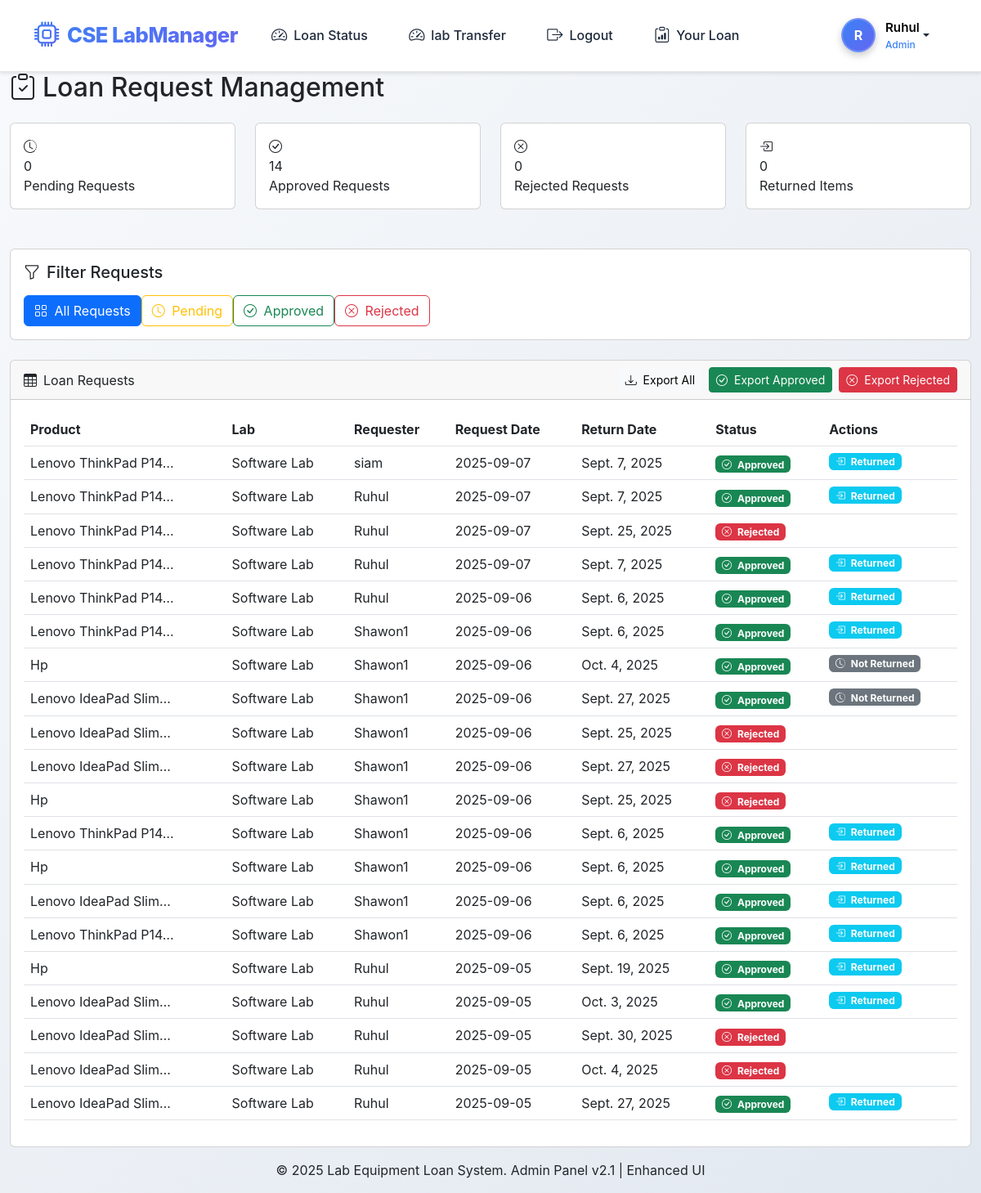
/approve/loan/ (signed in), run on an earlier commit of the app's database.
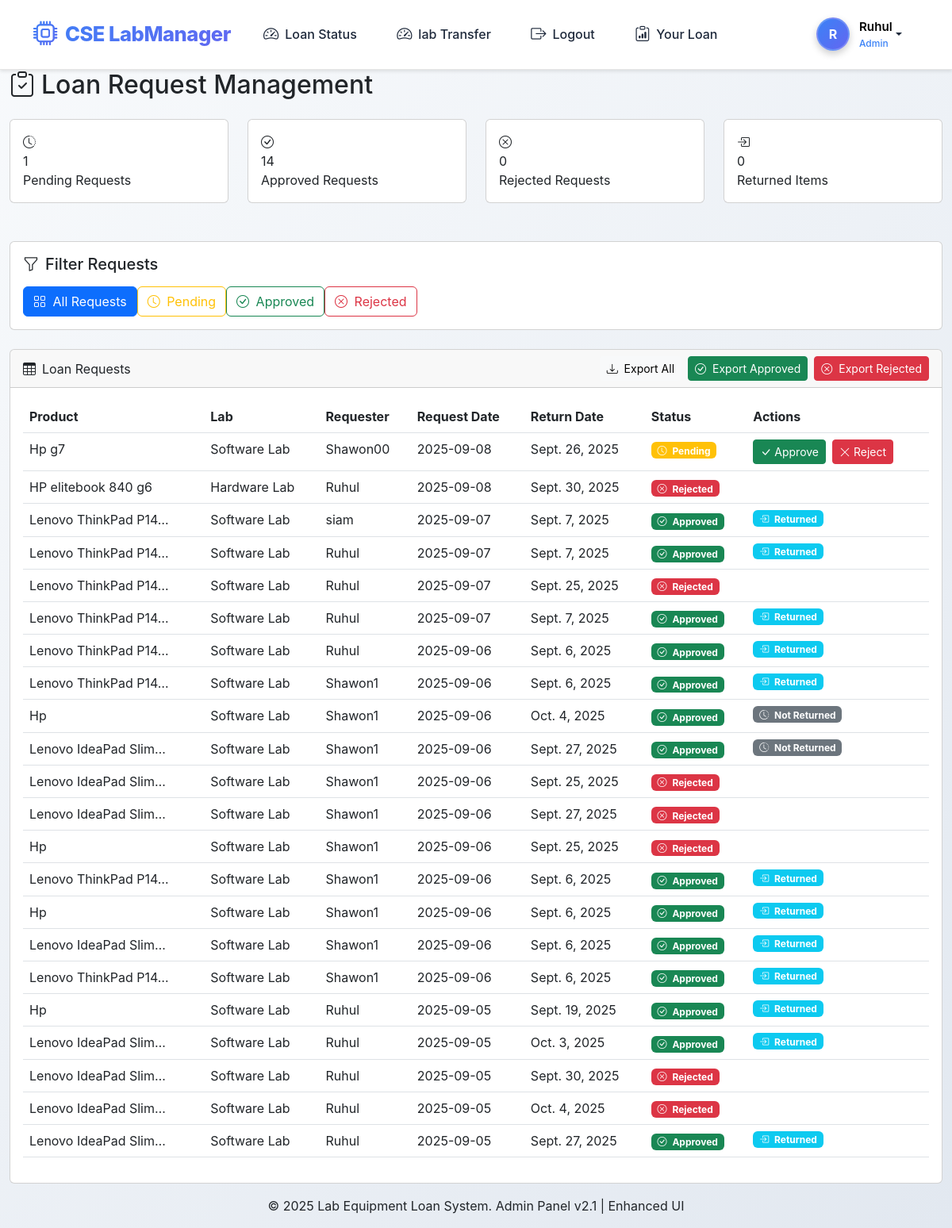
And on a later commit of the database.
### app/models.py (models this page shows, shortened)
class User(AbstractUser):
    is_student = models.BooleanField(default=False)
    is_teacher = models.BooleanField(default=False)
    is_hod = models.BooleanField(default=False)
    second_layer_is_student = models.BooleanField(default=False)
    semester = models.CharField(max_length=20, blank=True, null=True)
    department = models.CharField(max_length=100, blank=True, null=True)
    roll_number = models.CharField(max_length=50, blank=True, null=True)

class LoanRequest(models.Model):
    STATUS_CHOICES = [
        ('pending', 'Pending'),
        ('approved', 'Approved'),
        ('rejected', 'Rejected')
    ]
    product = models.ForeignKey(Product, on_delete=models.CASCADE)
    requested_by = models.ForeignKey(settings.AUTH_USER_MODEL, on_delete=models.CASCADE, related_name='requests_made')
    for_student = models.ForeignKey(settings.AUTH_USER_MODEL, on_delete=models.CASCADE, related_name='requests_received', null=True, blank=True)
    status = models.CharField(max_length=20, choices=STATUS_CHOICES, default='pending')
    request_date = models.DateTimeField(auto_now_add=True)
    approved_by = models.ForeignKey(settings.AUTH_USER_MODEL, on_delete=models.SET_NULL, null=True, blank=True, related_name='requests_approved')
    approved_date = models.DateTimeField(null=True, blank=True)
    return_date = models.DateField(null=True, blank=True)
    return_status = models.BooleanField(default=False,null=True, blank=True)
    rejection_reason = models.CharField(max_length=255, null=True, blank=True)

class Product(models.Model):
    STATUS_CHOICES = [
        ('available', 'Available'),
        ('pending', 'Pending'),
        ('in_loan', 'In Loan'),
        ('returned', 'Returned')
    ]
    name = models.CharField(max_length=100)
    description = models.TextField(blank=True, null=True)
    image = models.ImageField(upload_to='products', null=True, blank=True)
    price = models.DecimalField(max_digits=10, decimal_places=2, null=True, blank=True)
    base_price = models.DecimalField(max_digits=10,null=True, blank=True ,decimal_places=2)
    category = models.ForeignKey(Category, on_delete=models.CASCADE)
    lab = models.ForeignKey(Lab, on_delete=models.CASCADE, related_name='products')
    status = models.CharField(max_length=20, choices=STATUS_CHOICES, default='available')
    serial_number = models.CharField(max_length=100, blank=True, null=True)
    in_stock = models.BooleanField(default=True)

class Lab(models.Model):
    name = models.CharField(max_length=100)
    description = models.TextField(blank=True, null=True)
    capacity = models.IntegerField(default=0, null=True, blank=True)
    image = models.ImageField(upload_to='labs', null=True, blank=True)
    location = models.CharField(max_length=255, blank=True, null=True)
    in_charge = models.ForeignKey(settings.AUTH_USER_MODEL, on_delete=models.SET_NULL, null=True, blank=True, related_name='labs_incharge')

### app/views.py (the view)
# urls.py: path('approve/loan/',loan_approve,name = 'approve_page'),
@user_passes_test(hod_required, login_url='login')
def loan_approve(request):
    pending_count = LoanRequest.objects.filter(status="pending").count()
    approved_count = LoanRequest.objects.filter(status="approved").count()
    load_req =  LoanRequest.objects.all().order_by('-request_date')
    return render(request,'loan_approve.html',{"load_req":load_req,"pending_count":pending_count,"approved_count":approved_count})

### app/templates/loan_approve.html (shortened to what this page needs)
<!DOCTYPE html>
<html lang="en">
<head>
<link href="https://cdn.jsdelivr.net/npm/bootstrap@5.3.0/dist/css/bootstrap.min.css" rel="stylesheet">
<link rel="stylesheet" href="https://cdn.jsdelivr.net/npm/bootstrap-icons@1.10.0/font/bootstrap-icons.css">
<link rel="stylesheet" href="https://cdn.datatables.net/1.13.6/css/dataTables.bootstrap5.min.css">
</head>
<body>
{% include "navbar.html" %}
<div class="container-fluid">
    <div class="row">
        <main class="col-md-12 main-content">
            <h2 class="mb-4"><i class="bi bi-clipboard-check me-2"></i>Loan Request Management</h2>
            <div class="row mb-4">
                <div class="col-md-6 col-lg-3 mb-4">
                    <div class="card stats-card">
                        <div class="card-body">
                            <i class="bi bi-clock-history"></i>
                            <div class="number">{{ pending_count }}</div>
                            <div class="label">Pending Requests</div>
                        </div>
                    </div>
                </div>
                <div class="col-md-6 col-lg-3 mb-4">
                    <div class="card stats-card">
                        <div class="card-body">
                            <i class="bi bi-check-circle"></i>
                            <div class="number">{{ approved_count }}</div>
                            <div class="label">Approved Requests</div>
                        </div>
                    </div>
                </div>
                <div class="col-md-6 col-lg-3 mb-4">
                    <div class="card stats-card">
                        <div class="card-body">
                            <i class="bi bi-x-circle"></i>
                            <div class="number">{{ rejected_count|default:"0" }}</div>
                            <div class="label">Rejected Requests</div>
                        </div>
                    </div>
                </div>
                <div class="col-md-6 col-lg-3 mb-4">
                    <div class="card stats-card">
                        <div class="card-body">
                            <i class="bi bi-box-arrow-in-right"></i>
                            <div class="number">{{ returned_count|default:"0" }}</div>
                            <div class="label">Returned Items</div>
                        </div>
                    </div>
                </div>
            </div>
            <div class="card mb-4">
                <div class="card-body">
                    <h5 class="card-title mb-3"><i class="bi bi-funnel me-2"></i>Filter Requests</h5>
                    <div class="d-flex flex-wrap">
                        <button class="btn btn-outline-primary filter-btn active" data-status="">
                            <i class="bi bi-grid me-1"></i> All Requests
                        </button>
                        <button class="btn btn-outline-warning filter-btn" data-status="pending">
                            <i class="bi bi-clock me-1"></i> Pending
                        </button>
                        <button class="btn btn-outline-success filter-btn" data-status="approved">
                            <i class="bi bi-check-circle me-1"></i> Approved
                        </button>
                        <button class="btn btn-outline-danger filter-btn" data-status="rejected">
                            <i class="bi bi-x-circle me-1"></i> Rejected
                        </button>
                    </div>
                </div>
            </div>
            <div class="card">
                <div class="card-header d-flex justify-content-between align-items-center">
                    <span><i class="bi bi-table me-2"></i>Loan Requests</span>
                    <div class="d-flex gap-2">
                        <a href="{% url 'export_loans' %}" class="btn btn-sm btn-light">
                            <i class="bi bi-download me-1"></i> Export All
                        </a>
                        <a href="{% url 'export_approved_loans' %}" class="btn btn-sm btn-success">
                            <i class="bi bi-check-circle me-1"></i> Export Approved
                        </a>
                        <a href="{% url 'export_rejected_loans' %}" class="btn btn-sm btn-danger">
                            <i class="bi bi-x-circle me-1"></i> Export Rejected
                        </a>
                    </div>
                </div>
                <div class="card-body">
                    <table class="table table-hover" id="loansTable">
                        <thead>
                            <tr>
                                <th>Product</th>
                                <th>Lab</th>
                                <th>Requester</th>
                                <th>Request Date</th>
                                <th>Return Date</th>
                                <th>Status</th>
                                <th>Actions</th>
                            </tr>
                        </thead>
                        <tbody>
                            {% for data in load_req %}
                            <tr>
                                <td>{{data.product.name|truncatechars:20}}</td>
                                <td>{{data.product.lab.name}}</td>
                                <td>{{data.requested_by.username}}</td>
                                <td>{{data.request_date|date:"Y-m-d"}}</td>
                                <td>{{data.return_date|default:"-"}}</td>
                                <td>
                                    {% if data.status == "pending" %}
                                        <span class="badge bg-warning status-badge"><i class="bi bi-clock me-1"></i> Pending</span>
                                    {% elif data.status == "approved" %}
                                        <span class="badge bg-success status-badge"><i class="bi bi-check-circle me-1"></i> Approved</span>
                                    {% elif data.status == "rejected" %}
                                        <span class="badge bg-danger status-badge"><i class="bi bi-x-circle me-1"></i> Rejected</span>
                                    {% endif %}
                                </td>
                                <td>
                                    <div class="d-flex gap-2">
                                        {% if data.status == "pending" %}
                                            <button class="btn btn-sm btn-success" data-bs-toggle="modal" data-bs-target="#approveModal{{data.id}}">
                                                <i class="bi bi-check-lg"></i> Approve
                                            </button>
                                            <button class="btn btn-sm btn-danger" data-bs-toggle="modal" data-bs-target="#rejectModal{{data.id}}">
                                                <i class="bi bi-x-lg"></i> Reject
                                            </button>
                                        {% elif data.return_status %}
                                            <span class="badge bg-info status-badge"><i class="bi bi-box-arrow-in-right me-1"></i> Returned</span>
                                        {% else %}
                                            {% if data.status != "rejected" %}
                                            <span class="badge bg-secondary status-badge"><i class="bi bi-clock-history me-1"></i> Not Returned</span>
                                            {% endif %}
                                        {% endif %}
                                    </div>
                                </td>
                            </tr>
                            {% endfor %}
                        </tbody>
                    </table>
                </div>
            </div>
        </main>
    </div>
</div>
<footer class="text-center py-3">
    <div class="container">
        © 2025 Lab Equipment Loan System. Admin Panel v2.1 | Enhanced UI
    </div>
</footer>
</body>
</html>

### app/templates/navbar.html (shortened to what this page needs)
<link href="https://cdn.jsdelivr.net/npm/bootstrap@5.3.0/dist/css/bootstrap.min.css" rel="stylesheet">
<link rel="stylesheet" href="https://cdn.jsdelivr.net/npm/bootstrap-icons@1.10.0/font/bootstrap-icons.css">
<nav class="navbar navbar-expand-lg navbar-dark sticky-top">
    <div class="container">
        <a class="navbar-brand" href="{% url 'home' %}">
            <i class="bi bi-cpu"></i> CSE LabManager
        </a>
        <div class="collapse navbar-collapse" id="navbarContent">
            <ul class="navbar-nav me-auto mb-2 mb-lg-0">
            {% if request.user.is_hod %}
                <li class="nav-item">
                    <a class="nav-link" href="{% url 'approve_page' %}">
                        <i class="bi bi-speedometer2"></i> Loan Status
                    </a>
                </li>
                <li class="nav-item">
                    <a class="nav-link" href="{% url 'lab_to_lab_transfer' %}">
                        <i class="bi bi-speedometer2"></i> lab Transfer
                    </a>
                </li>
            {% endif %}
                {% if request.user.is_authenticated %}
                    <li class="nav-item">
                        <a class="nav-link" href="{% url 'logout' %}">
                            <i class="bi bi-box-arrow-right"></i> Logout
                        </a>
                    </li>
                    <li class="nav-item">
                        <a class="nav-link" href="{% url 'your_loan' %}">
                            <i class="bi bi-clipboard-data"></i> Your Loan
                        </a>
                    </li>
                {% endif %}
            </ul>
            <div class="d-flex align-items-center">
                <div class="dropdown user-dropdown">
                    <a href="#" class="nav-link dropdown-toggle d-flex align-items-center" role="button" data-bs-toggle="dropdown">
                        <div class="user-avatar">
                            {{ request.user.username|first|upper }}
                        </div>
                        <div class="user-info">
                            <span class="user-name">{{ request.user.username }}</span>
                            {% if request.user.is_student %}
                            <span class="user-role">Student</span>
                            {% elif request.user.is_teacher %}
                            <span class="user-role">Teacher</span>
                            {% elif request.user.is_superuser %}
                            <span class="user-role">Admin</span>
                            {% else %}
                            <span class="user-role">User</span>
                            {% endif %}
                        </div>
                    </a>
                </div>
            </div>
        </div>
    </div>
</nav>

What changed in the data, as far as the page shows it:
added LoanRequest: product.name "Hp g7", product.lab.name "Software Lab", requested_by.username "Shawon00", request_date "2025-09-08", return_date "Sept. 26, 2025", status "pending" (drawn)
added LoanRequest: product.name "HP elitebook 840 g6", product.lab.name "Hardware Lab", requested_by.username "Ruhul", request_date "2025-09-08", return_date "Sept. 30, 2025", status "rejected" (drawn)
Also different on the page:
{{ pending_count }}: "0" → "1"
